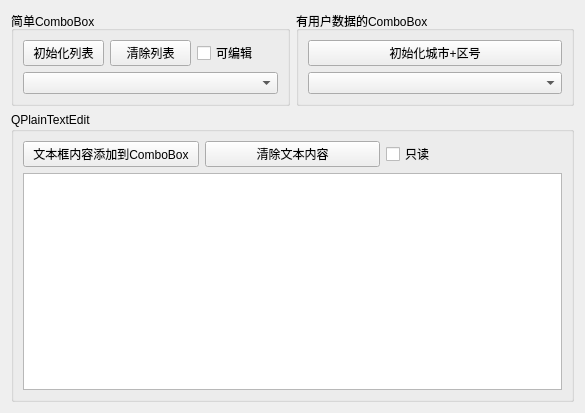
<?xml version="1.0" encoding="UTF-8"?>
<ui version="4.0">
 <class>Widget</class>
 <widget class="QWidget" name="Widget">
  <property name="geometry">
   <rect>
    <x>0</x>
    <y>0</y>
    <width>585</width>
    <height>413</height>
   </rect>
  </property>
  <property name="windowTitle">
   <string>Widget</string>
  </property>
  <layout class="QVBoxLayout" name="verticalLayout_4">
   <item>
    <layout class="QHBoxLayout" name="horizontalLayout_3">
     <item>
      <widget class="QGroupBox" name="groupSimpleComboBox">
       <property name="title">
        <string>简单ComboBox</string>
       </property>
       <layout class="QVBoxLayout" name="verticalLayout">
        <item>
         <layout class="QHBoxLayout" name="horizontalLayout">
          <item>
           <widget class="QPushButton" name="btnInit">
            <property name="text">
             <string>初始化列表</string>
            </property>
           </widget>
          </item>
          <item>
           <widget class="QPushButton" name="btnClearItems">
            <property name="text">
             <string>清除列表</string>
            </property>
           </widget>
          </item>
          <item>
           <widget class="QCheckBox" name="chkWritable">
            <property name="text">
             <string>可编辑</string>
            </property>
           </widget>
          </item>
         </layout>
        </item>
        <item>
         <widget class="QComboBox" name="comboSimple"/>
        </item>
       </layout>
      </widget>
     </item>
     <item>
      <widget class="QGroupBox" name="groupUserDataComboBox">
       <property name="title">
        <string>有用户数据的ComboBox</string>
       </property>
       <layout class="QVBoxLayout" name="verticalLayout_2">
        <item>
         <widget class="QPushButton" name="btnInitCityAndNo">
          <property name="text">
           <string>初始化城市+区号</string>
          </property>
         </widget>
        </item>
        <item>
         <widget class="QComboBox" name="comboCityAndNo"/>
        </item>
       </layout>
      </widget>
     </item>
    </layout>
   </item>
   <item>
    <widget class="QGroupBox" name="groupPlainTextEdit">
     <property name="title">
      <string>QPlainTextEdit</string>
     </property>
     <layout class="QVBoxLayout" name="verticalLayout_3">
      <item>
       <layout class="QHBoxLayout" name="horizontalLayout_2">
        <item>
         <widget class="QPushButton" name="btnContentToItems">
          <property name="text">
           <string>文本框内容添加到ComboBox</string>
          </property>
         </widget>
        </item>
        <item>
         <widget class="QPushButton" name="btnClearText">
          <property name="text">
           <string>清除文本内容</string>
          </property>
         </widget>
        </item>
        <item>
         <widget class="QCheckBox" name="chkTextReadOnly">
          <property name="text">
           <string>只读</string>
          </property>
         </widget>
        </item>
       </layout>
      </item>
      <item>
       <widget class="QPlainTextEdit" name="txtEdit"/>
      </item>
     </layout>
    </widget>
   </item>
  </layout>
 </widget>
 <resources/>
 <connections/>
</ui>
